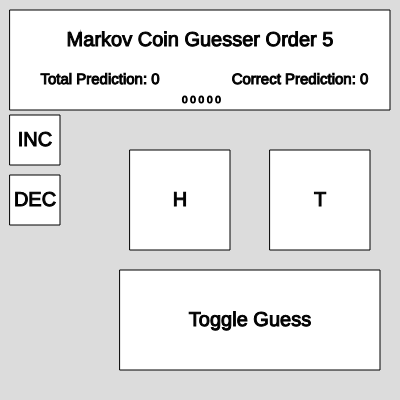
Frame 1 (no input)
Frame 60 (no input): identical to frame 1, image omitted
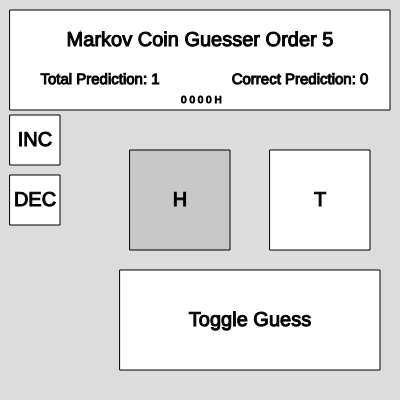
Frame 120 (the mouse pressed at the canvas centre since frame 60)

The p5.js sketch that drew these frames (run headless with seeded random() and noise() and a simulated clock; from frame 60 on, the mouse is pressed at the canvas centre):

// p5.js sketch
// ── sketch.js
// markov guessing game
const N = 0;
const H = 1;
const T = 2;
class MarkovCoin {
  constructor(order = 2) {
    this.order = order;
    this.currentState = [];
    for (let i = 0; i < order; i++) this.currentState.push(N);
    this.history = [];
    for (let i = 0; i < pow(2, order); i++) {
      this.history.push([0, 0]);
    }
    this.guesses = 0;
    this.correct = 0;
    this.currentGuess = N;
    this.guessNextChoice();
  }
  stateToIndex() {
    if (this.currentState.indexOf(N) !== -1) return -1;
    let ind = 0;
    let m = 1;
    for (let i = 0; i < this.order; i++) {
      ind += this.currentState[i] === H ? 0 : m;
      m *= 2;
    }
    return ind;
  }
  getOdds() {
    let ind = this.stateToIndex();
    if (ind !== -1) {
      let o = this.history[ind];
      if (o[0] === 0 && o[1] === 0) {
        return [0, 0];
      } else {
        return o;
      }
    } else {
      return [0, 0];
    }
  }
  updateHistory(playerChoice) {
    const ind = this.stateToIndex();
    if (ind !== -1) {
      this.history[ind][playerChoice === H ? 0 : 1] += 1;
    }
    this.currentState.shift();
    this.currentState.push(playerChoice);
  }
  checkGuess(playerChoice) {
    this.guesses += 1;
    if (playerChoice === this.currentGuess) {
      this.correct += 1;
    }
    this.updateHistory(playerChoice);
    this.guessNextChoice();
  }
  guessNextChoice() {
    let ind = this.stateToIndex();
    if (ind !== -1) {
      let numHeads = this.history[ind][0];
      let numTails = this.history[ind][1];
      if (numHeads + numTails === 0) {
        this.currentGuess = this.getGuess(1,1);
      } else {
        this.currentGuess = this.getGuess(numHeads, numTails);
      } 
    } else {
      this.currentGuess = this.getGuess(1,1);
    }
  }
  getGuess(headsCount, tailsCount) {
    const total = headsCount + tailsCount;
    if (random() <= headsCount / total) {
      return H;
    } else {
      return T;
    }
  }
}

class Button {
  constructor(x,y,w,h,str, cb) {
    this.x = x;
    this.y = y;
    this.w = w;
    this.h = h;
    this.str = str;
    this.cb = cb;
  }
  show(option = {}) {
    rectMode(CENTER);
    stroke(0);
    if (option.highlight) {
      fill(200);
    } else {
      fill(255);
    }
    rect(this.x,this.y,this.w,this.h);
    textAlign(CENTER, CENTER);
    textSize(20);
    fill(0);
    text(this.str, this.x, this.y);
  }
  inside(mx,my) {
    return ((mx > this.x - this.w/2) && (mx < this.x + this.w/2) && (my > this.y - this.h/2) && (my < this.y + this.h/2));
  }
  callback() {
    this.cb();
  }
}
class GuessButton {
  constructor(markov) {
    this.toggle = false;
    this.markov = markov;
    this.button = new Button(width/2 + 50, height/2 + 120, 260, 100, "Toggle Guess");
  }
  show(option = {}) {
    if (this.toggle) {
      let cg = this.markov.currentGuess === H ? 'H' : this.markov.currentGuess === T ? 'T' : '0';
      let odds = this.markov.getOdds();
      let mStr = `Guess: ${cg}\nOdds: ${odds[0]} : ${odds[1]}`;
      this.button.str = mStr;
    } else {
      this.button.str = "Toggle Guess";
    }
    this.button.show(option);
  }
  inside(mx, my) {
    return this.button.inside(mx, my);
  }
  callback() {
    this.toggle = !this.toggle;
  }
}
class MarkovWidget {
  constructor(x, y, w, h, markov) {
    this.x = x;
    this.y = y;
    this.w = w;
    this.h = h;
    this.markov = markov;
  }
  getHistory() {
    let str = '';
    const h = this.markov.currentState;
    for (let i = 0; i < h.length; i++) {
      let letter;
      if (h[i] === H) letter = 'H';
      else if (h[i] === T) letter = 'T';
      else letter = '0';
      str += ' ' + letter;
    }
    return str;
  }
  show() {
    rectMode(CENTER);
    stroke(0);
    fill(255);
    rect(this.x, this.y, this.w, this.h);
    textAlign(CENTER, CENTER);
    textSize(20);
    fill(0);
    text(`Markov Coin Guesser Order ${this.markov.order}`, this.x, this.y - 20);
    
    textSize(15);
    text(`Total Prediction: ${this.markov.guesses}`, this.x - 100, this.y + 20);
    text(`Correct Prediction: ${this.markov.correct}`, this.x + 100, this.y + 20);
    
    textSize(10);
    let historyText = this.getHistory();
    textAlign(CENTER, CENTER);
    text(historyText, this.x, this.y + 40);

  }
}
let markov;
let guessButton;
let buttons;
let markovWidget;

let guessH, guessT, showGuess, incMarkov, decMarkov;
function setup() {
  createCanvas(400, 400);
  markov = new MarkovCoin(5);
  
  guessH = () => {
    if (markov.currentGuess === H) {
      console.log("You lose! Markov Correctly predicted H");
    } else {
      console.log("You win! Markov Incorrectly predicted T");
    }
    markov.checkGuess(H);
  };
  guessT = () => {
    if (markov.currentGuess === T) {
      console.log("You lose! Markov Correctly predicted T");
    } else {
      console.log("You win! Markov Incorrectly predicted H");
    }
    markov.checkGuess(T);
  };
  toggleGuess = () => {
    guessButton.toggle = !guessButton.toggle;
  };
  incMarkov = () => {
    
    if (markov.order < 7) markov = new MarkovCoin(markov.order + 1);
    else markov = new MarkovCoin(markov.order);
    markovWidget.markov = markov;
    guessButton.markov = markov;
  };
  decMarkov = () => {
    if (markov.order > 1) markov = new MarkovCoin(markov.order - 1);
    else markov = new MarkovCoin(markov.order);
    markovWidget.markov = markov;
    guessButton.markov = markov;
  };
  
  buttons = [];
  buttons.push(new Button(180, height/2, 100, 100, "H", guessH));
  buttons.push(new Button(width-80, height/2, 100, 100, "T", guessT));
  guessButton = new GuessButton(markov);
  buttons.push(guessButton);
  buttons.push(new Button(35, 140, 50, 50, "INC", incMarkov));
  buttons.push(new Button(35, 200, 50, 50, "DEC", decMarkov));
  
  markovWidget = new MarkovWidget(width/2, 60, 380, 100, markov);
}

function draw() {
  background(220);
  
  for (const button of buttons) {
    let option = {};
    if (button.inside(mouseX, mouseY)) {
      option.highlight = true;
    }
    button.show(option);
  }
  markovWidget.show();
}

function mousePressed() {
  for (const button of buttons) {
    if (button.inside(mouseX, mouseY)) {
      button.callback();
    }
  }
}

function keyPressed() {
  if (keyCode === 72) {
    guessH();
  } else if (keyCode === 84) {
    guessT();
  }
}
